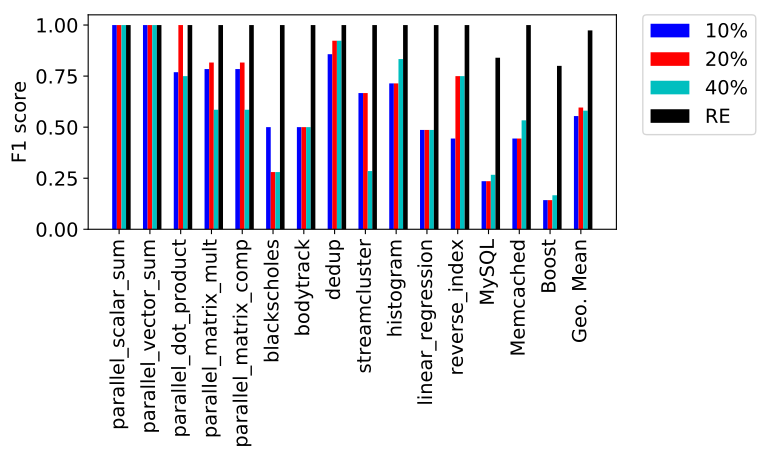

Write Python code to recreate this figure.
"""
Bar chart demo with pairs of bars grouped for easy comparison.
"""
import matplotlib as mpl
mpl.use('Agg') #instead of Xserver for png
import matplotlib.pyplot as plt
import numpy as np


mpl.rcParams.update({'font.size': 14})

in_file_name = "arbitrary_threshold.txt"
names = []
ten = []
twenty = []
forty = []
re = []
DELIM = ','

with open(in_file_name,'r') as f:
  for line in f.readlines():
    col = line.strip().split(DELIM)
    print col
    names.append(col[0])
    ten.append(col[1])      
    twenty.append(col[2])
    forty.append(col[3])
    re.append(col[4])



n_groups = len(names)


fig, ax = plt.subplots()

index = np.arange(n_groups)
bar_width = 0.15

opacity = 0.3

rects1 = plt.bar(index, ten, bar_width,
            #     alpha=opacity,
                 color='b',
                 label='10%')

rects2 = plt.bar(index + bar_width, twenty, bar_width,
             #    alpha=opacity,
                 color='r',
                 label='20%')

rects3 = plt.bar(index + bar_width + bar_width, forty, bar_width,
#                 alpha=opacity,
                 color='c',
                 label='40%')

rects3 = plt.bar(index + 3*bar_width, re, bar_width,
#                 alpha=opacity,
                 color='k',
                 label='RE')

#plt.xlabel('Group')
plt.ylabel('F1 score')
#plt.title('Scores by group and gender')
plt.xticks(index + bar_width, names, rotation='vertical')
#plt.legend()
plt.legend(bbox_to_anchor=(1.05, 1), loc=2, borderaxespad=0.)
plt.tight_layout()
fig.savefig("arbitrary_threshold.pdf", bbox_inches='tight')
#plt.show()
